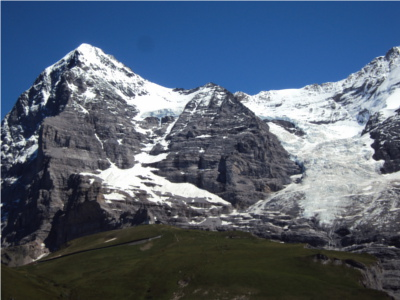
#> input picture week2/imageStitching/testImage/Hill/Hill1.JPG, 400 x 300 px, found by its file name
$ python HOG.py
#> lines starting #> are read from the running program, lines starting #| are printed output that depends on the picture
# -*- encoding:utf-8 -*-
"""
http://shartoo.github.io/HOG-feature/
https://www.cnblogs.com/zhazhiqiang/p/3595266.html
progress of HOG:
    step 1: gamma correct and to gray
    step 2: compute gradient of every pixes
    step 3: compute gradient histogram of ervery cell
    step 4: compute gradient histogram of every block
    step 5: normalization every block
"""

import os
import cv2
import math
import numpy as np
import matplotlib.pyplot as plt
from skimage.feature import hog
from skimage import data, exposure

# code resource:https://www.qingtingip.com/h_282713.html
def getHOGfeat(image, stride=8, orientations=8, pixels_per_cell=(8, 8),cells_per_block=(2,2)):

    #step 1: gamma correct, reduce illumination influence
    image = np.power(image/float(np.max(image)), 1/1.5)

    cx, cy = pixels_per_cell
    bx, by = cells_per_block
    sx, sy = image.shape
    n_blocksx = (sx - cx*bx)//(cx*bx) + 1
    n_blocksy = (sy - cy*by)//(cy*by) + 1
    gx = np.zeros((sx, sy), dtype=np.double)
    gy = np.zeros((sx, sy), dtype=np.double)
    eps = 1e-5
    grad = np.zeros((sx, sy, 2), dtype=np.double)

   #step 2: compute Horizontal and vertical gradient for every pixes
    for i in range(1, sx-1):
        for j in range(1, sy-1):
            gx[i, j] = image[i, j-1] - image[i, j+1]
            gy[i, j] = image[i+1, j] - image[i-1, j]
            grad[i, j, 0] = np.arctan(gy[i, j] / (gx[i, j] + eps)) * 180 / math.pi
            if gx[i, j] < 0:
                grad[i, j, 0] += 180
            grad[i, j, 0] = (grad[i, j, 0] + 360) % 360
            grad[i, j, 1] = np.sqrt(gy[i, j] ** 2 + gx[i, j] ** 2)

    normalised_blocks = np.zeros((n_blocksy, n_blocksx, by * bx * orientations))
    #step 3: compute gradient histogram of ervery cell  and of every block
    for y in range(n_blocksy): # for every block
        for x in range(n_blocksx):
            block = grad[y*stride:y*stride+16, x*stride:x*stride+16]
            hist_block = np.zeros(32, dtype=np.double)
            for k in range(by): #for every cell
                for m in range(bx):
                    cell = block[k*8:(k+1)*8, m*8:(m+1)*8]
                    # print(np.shape(cell))
                    hist_cell = np.zeros(8, dtype=np.double)
                    for i in range(cy):
                        for j in range(cx):
                            try:
                                n = int(cell[i, j, 0] / 45)
                                hist_cell[n] += cell[i, j, 1]
                            except IndexError:
                                print("......")

                    hist_block[(k * bx + m) * orientations:(k * bx + m + 1) * orientations] = hist_cell[:]
            # step 5: normalization every block
            normalised_blocks[y, x, :] = hist_block / np.sqrt(hist_block.sum() ** 2 + eps)
    return normalised_blocks

if __name__ == "__main__":
    curPath = os.path.abspath(__file__)
    fatherPath = os.path.abspath(os.path.dirname(curPath) + os.path.sep + ".")
    img = cv2.imread(os.path.join(fatherPath, "testImage/Hill/Hill1.jpg"), 0)
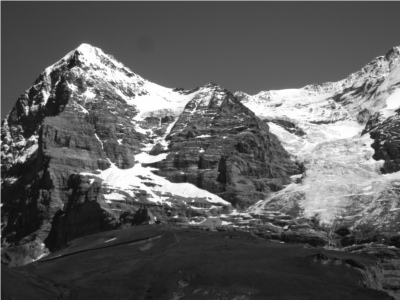
#> img: shape (300, 400); min 9, max 255, mean 93.9
    cv2.imshow("origin", img)
    key = cv2.waitKey()
#> (key Esc is pressed here)
    if 27 == key:
        cv2.destroyAllWindows()

    if True:
        hog_image = getHOGfeat(img, 8, 8, (8, 8),(2,2))
#> in getHOGfeat, `image = np.power(image/float(np.max(image)), 1/1.5)`:
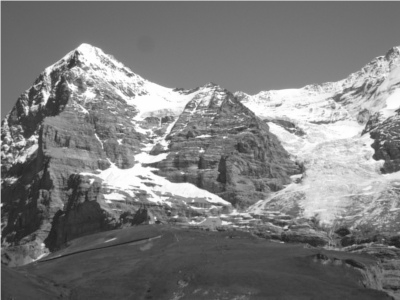
#> image: shape (300, 400) float64; min 0.108, max 1, mean 0.491
#> after the loop in getHOGfeat, `for i in range(1, sx-1):`:
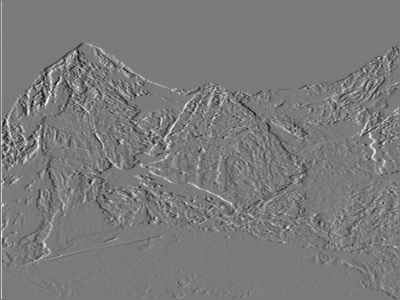
#> gx: shape (300, 400) float64; min -0.619, max 0.664, mean 2.58e-05; drawn with min black and max white
#> after the loop in getHOGfeat, `for i in range(1, sx-1):`:
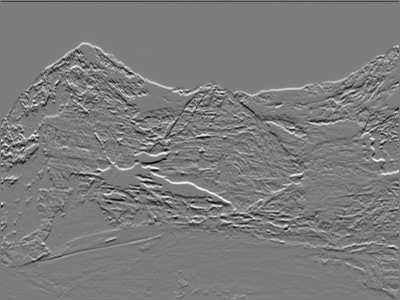
#> gy: shape (300, 400) float64; min -0.622, max 0.648, mean -0.00191; drawn with min black and max white
    else:
        _, hog_image = hog(img, orientations=8, pixels_per_cell=(16, 16),
                    cells_per_block=(1, 1), visualise=True)

    key = cv2.waitKey()
#> (key Esc is pressed here)
    if 27 == key:
        cv2.destroyAllWindows()

        fig, (ax1, ax2) = plt.subplots(1, 2, figsize=(8, 4), sharex=True, sharey=True)
        ax1.axis('off')
        ax1.imshow(img, cmap=plt.cm.gray)
        ax1.set_title('Input image')
        # Rescale histogram for better display
        hog_image_rescaled = exposure.rescale_intensity(hog_image, in_range=(0, 10))
        ax2.axis('off')
#> (the run stopped early here; a loop or call above may not have finished)

$ run again, with week2/imageStitching/testImage/Hill/Hill2.JPG copied over week2/imageStitching/testImage/Hill/Hill1.JPG
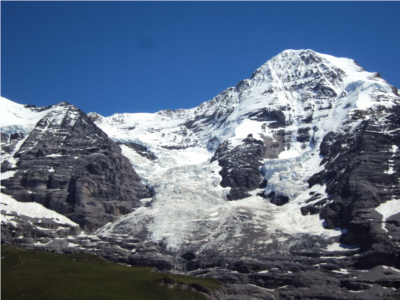
#> input picture week2/imageStitching/testImage/Hill/Hill2.JPG, 400 x 300 px, found by its file name
#> after the loop in getHOGfeat, `for i in range(1, sx-1):`:
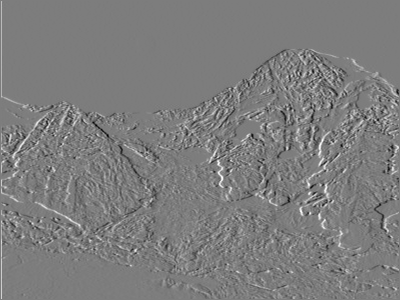
#> gx: shape (300, 400) float64; min -0.606, max 0.629, mean 0.00109; drawn with min black and max white
#> after the loop in getHOGfeat, `for i in range(1, sx-1):`:
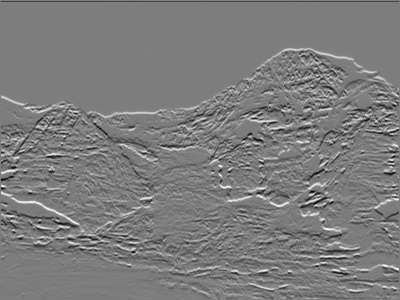
#> gy: shape (300, 400) float64; min -0.636, max 0.659, mean -0.00174; drawn with min black and max white
